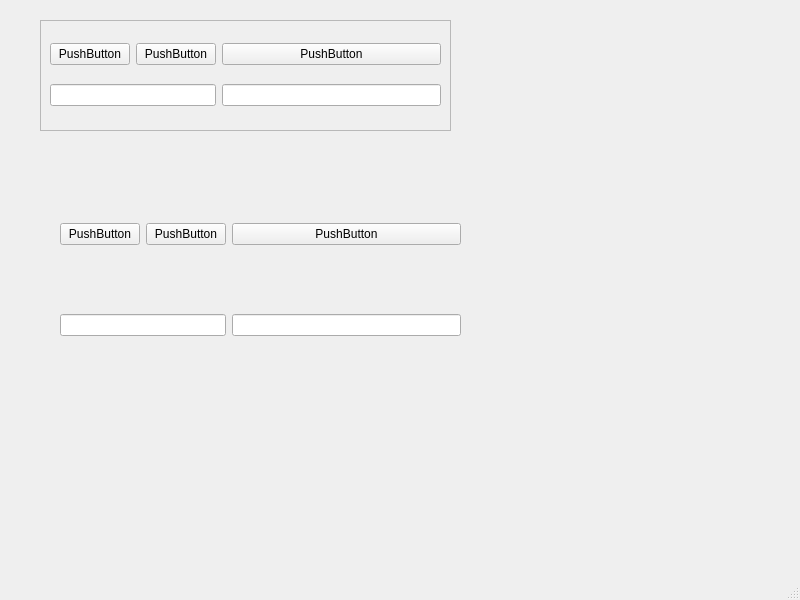
<?xml version="1.0" encoding="UTF-8"?>
<ui version="4.0">
 <class>MainWindow</class>
 <widget class="QMainWindow" name="MainWindow">
  <property name="geometry">
   <rect>
    <x>0</x>
    <y>0</y>
    <width>800</width>
    <height>600</height>
   </rect>
  </property>
  <property name="windowTitle">
   <string>MainWindow</string>
  </property>
  <widget class="QWidget" name="centralwidget">
   <widget class="QFrame" name="frame">
    <property name="geometry">
     <rect>
      <x>40</x>
      <y>20</y>
      <width>411</width>
      <height>111</height>
     </rect>
    </property>
    <property name="frameShape">
     <enum>QFrame::StyledPanel</enum>
    </property>
    <property name="frameShadow">
     <enum>QFrame::Raised</enum>
    </property>
    <layout class="QGridLayout" name="gridLayout">
     <item row="0" column="0">
      <widget class="QPushButton" name="pushButton">
       <property name="text">
        <string>PushButton</string>
       </property>
      </widget>
     </item>
     <item row="0" column="1">
      <widget class="QPushButton" name="pushButton_2">
       <property name="text">
        <string>PushButton</string>
       </property>
      </widget>
     </item>
     <item row="0" column="2">
      <widget class="QPushButton" name="pushButton_3">
       <property name="text">
        <string>PushButton</string>
       </property>
      </widget>
     </item>
     <item row="1" column="0" colspan="2">
      <widget class="QLineEdit" name="lineEdit"/>
     </item>
     <item row="1" column="2">
      <widget class="QLineEdit" name="lineEdit_2"/>
     </item>
    </layout>
   </widget>
   <widget class="QWidget" name="gridLayoutWidget">
    <property name="geometry">
     <rect>
      <x>60</x>
      <y>160</y>
      <width>401</width>
      <height>241</height>
     </rect>
    </property>
    <layout class="QGridLayout" name="gridLayout_2">
     <item row="0" column="1">
      <widget class="QPushButton" name="pushButton_5">
       <property name="text">
        <string>PushButton</string>
       </property>
      </widget>
     </item>
     <item row="0" column="0">
      <widget class="QPushButton" name="pushButton_4">
       <property name="text">
        <string>PushButton</string>
       </property>
      </widget>
     </item>
     <item row="0" column="2">
      <widget class="QPushButton" name="pushButton_6">
       <property name="text">
        <string>PushButton</string>
       </property>
      </widget>
     </item>
     <item row="1" column="2">
      <widget class="QLineEdit" name="lineEdit_4"/>
     </item>
     <item row="1" column="0" colspan="2">
      <widget class="QLineEdit" name="lineEdit_3"/>
     </item>
    </layout>
   </widget>
  </widget>
  <widget class="QMenuBar" name="menubar">
   <property name="geometry">
    <rect>
     <x>0</x>
     <y>0</y>
     <width>800</width>
     <height>23</height>
    </rect>
   </property>
  </widget>
  <widget class="QStatusBar" name="statusbar"/>
 </widget>
 <resources/>
 <connections/>
</ui>
